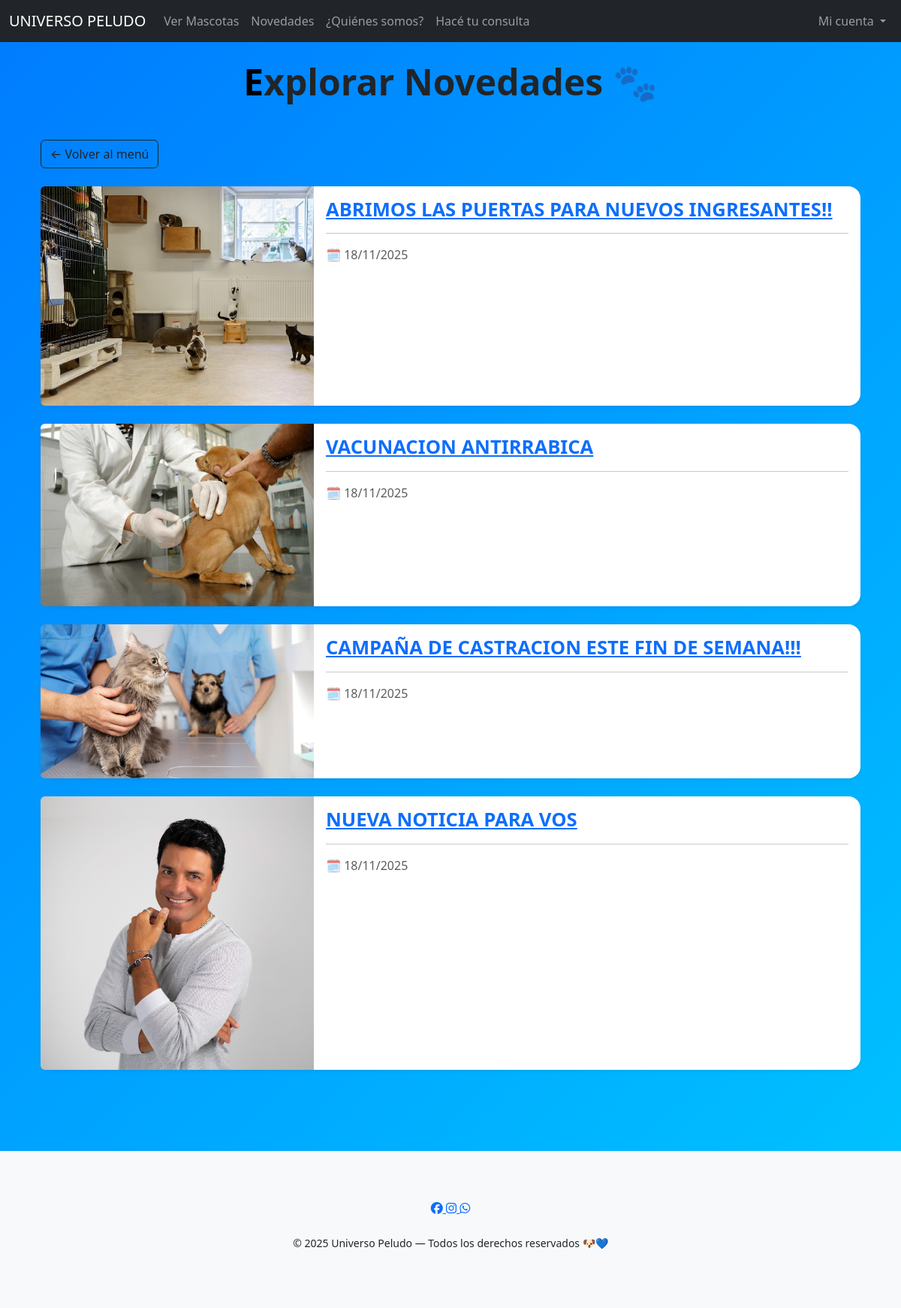
The app's page /listar_novedades_usuario/ with its own data.
### apps/core/models.py (models this page shows, shortened)
class Novedad(models.Model):
    titulo = models.CharField(max_length=200)
    descripcion_corta = models.TextField(max_length=300)
    contenido = models.TextField()
    imagen = models.ImageField(upload_to="novedades/", blank=True, null=True)
    fecha = models.DateTimeField(auto_now_add=True)
    class Meta:
        ordering = ['-fecha']  # más nuevas primero

### apps/core/views.py (the view)
# urls.py: path('listar_novedades_usuario/', ListarNovedadesUsuario.as_view(), name='listar_novedades_usuario'),
class ListarNovedadesUsuario(ListView):
    model = Novedad
    template_name = 'user/detalle_novedades.html'
    context_object_name = 'novedades'
    def get_queryset(self):
        novedades = super().get_queryset()  # Novedad.objects.all()
        categoria = self.request.GET.get("categoria")
        if categoria:
            novedades = novedades.filter(categoria=categoria)
        return novedades

### apps/core/templates/user/detalle_novedades.html
{% extends "base.html" %}
{% block content %}
<div class="container ">
    <div class="text-center mb-5" style="margin-top: 80px;">
        <h2 class="fw-bold text-dark mb-3 emoji-title">
            Explorar Novedades 🐾
        </h2>
    </div>
    <div class="mb-4">
        <a href="{% url 'home' %}" class="btn btn-outline-dark">← Volver al menú</a>
    </div>
    {% include "user/listaNovedades.html" with novedades=novedades %}
</div>
{% endblock %}

### apps/core/templates/user/listaNovedades.html (shortened to what this page needs)
{% load static %}
{% if novedades %}
    {% for novedades in novedades %}
    <div class="card mb-4 shadow-sm border-0 rounded-4 horizontal-card">
        <div class="row g-0">
            <div class="col-md-4">
                {% if novedades.imagen %}
                    <img src="{{ novedades.imagen.url }}"
                         class="img-fluid rounded-start"
                         alt="{{ novedades.titulo }}"
                         style="height: 100%; object-fit: cover;">
                {% else %}
                    <img src="{% static 'imagenes/sin_foto.jpg' %}"
                         class="img-fluid rounded-start"
                         alt="Sin imagen"
                         style="height: 100%; object-fit: cover;">
                {% endif %}
            </div>
            <div class="col-md-8">
                <div class="card-body">
                    <a href="{% url 'detalle_novedad' novedades.id %}">
                        <h5 class="card-title fw-bold" style="font-size: 1.6rem;">
                            {{ novedades.titulo }}
                        </h5>
                    </a>
                    <hr>
                    <p class="text-muted mb-0">
                        🗓 {{ novedades.fecha|date:"d/m/Y" }}
                    </p>
                </div>
            </div>
        </div>
    </div>
    {% endfor %}
{% else %}
    <div class="text-center mt-5">
        <p class="text-muted fs-4">No hay noticias disponibles por ahora 🐾</p>
    </div>
{% endif %}

### static/css/mis_css.css (style rules this page uses)
body { background-color: #0082f5; }
.horizontal-card { transition: 0.3s ease-in-out; border-radius: 20px; }
.horizontal-card img { height: 100%; object-fit: cover; border-radius: 20px 0 0 20px; }
body { background: linear-gradient(135deg, #007bff, #00c6ff); }
.card { transition: all 0.3s ease; }
.emoji-title { font-size: 3rem; }
.emoji-title::first-letter { color: black; }
.container { margin-top: 40px; margin-bottom: 60px; }

### records on screen
Novedad: imagen (picture), titulo "ABRIMOS LAS PUERTAS PARA NUEVOS INGRESANTES!!", fecha "18/11/2025"
Novedad: imagen (picture), titulo "VACUNACION ANTIRRABICA", fecha "18/11/2025"
Novedad: imagen (picture), titulo "CAMPAÑA DE CASTRACION ESTE FIN DE SEMANA!!!", fecha "18/11/2025"
Novedad: imagen (picture), titulo "NUEVA NOTICIA PARA VOS", fecha "18/11/2025"
